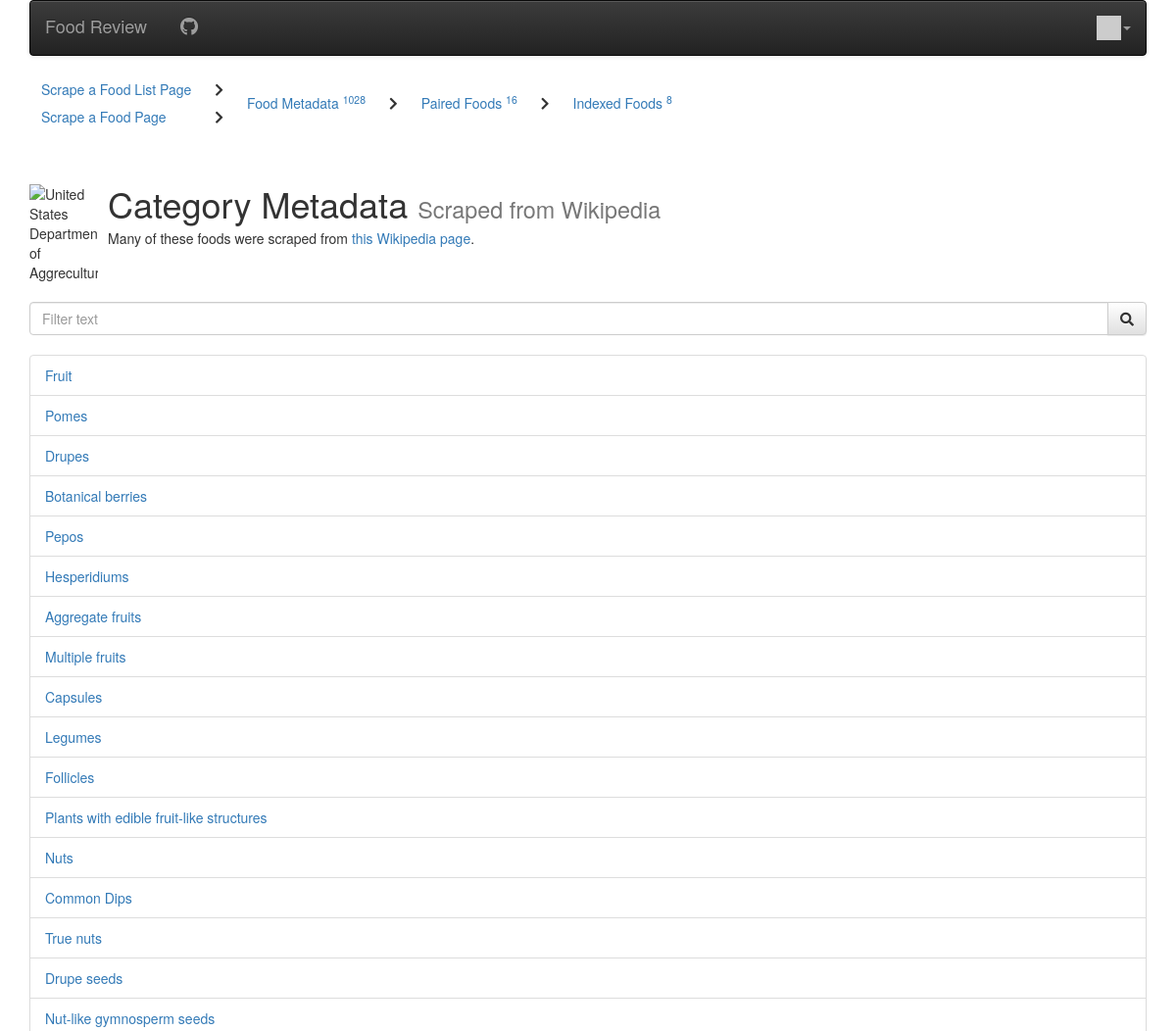
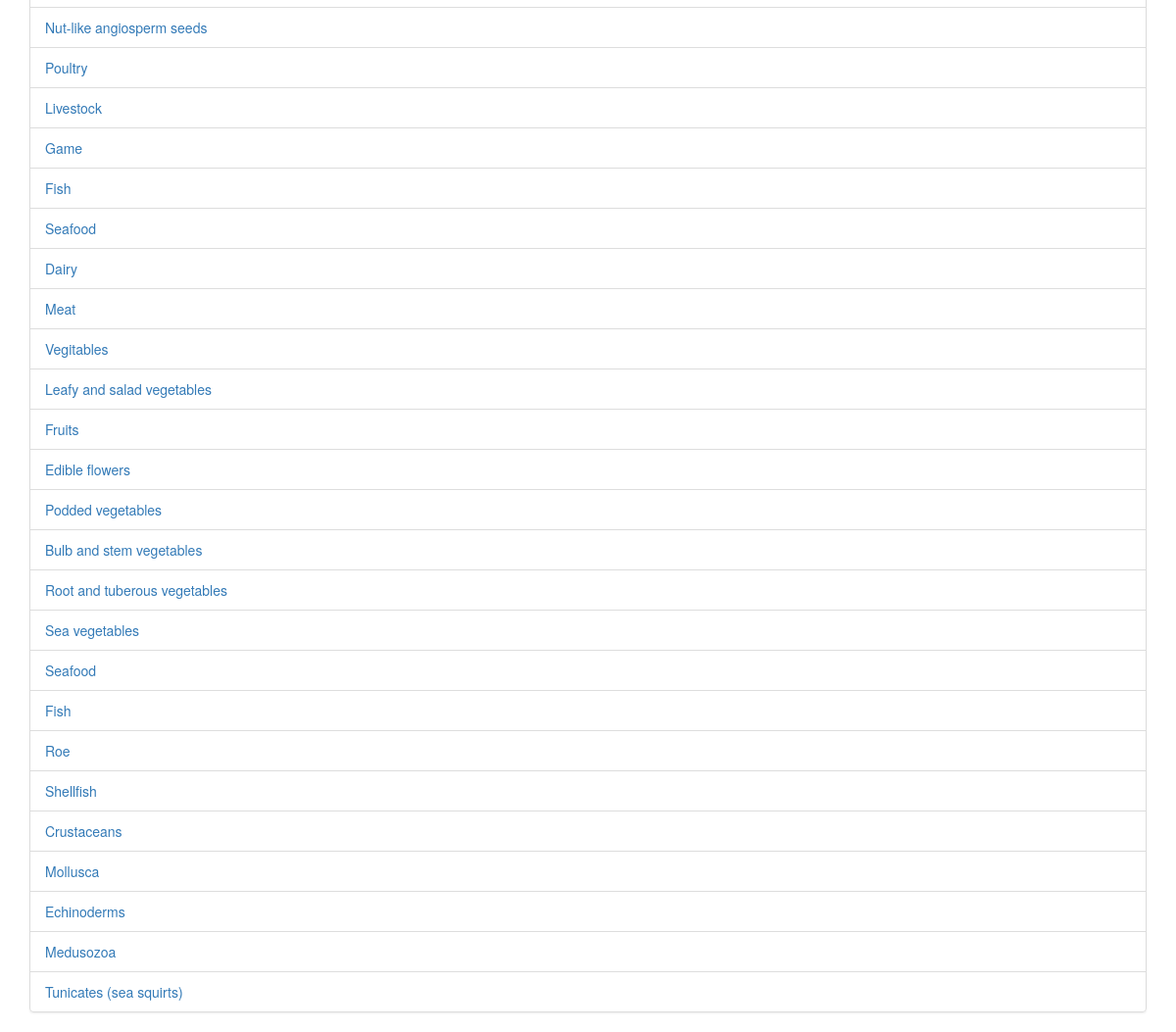
Page /wiki_categories (signed in) on the earlier database version (2 pictures, top to bottom).
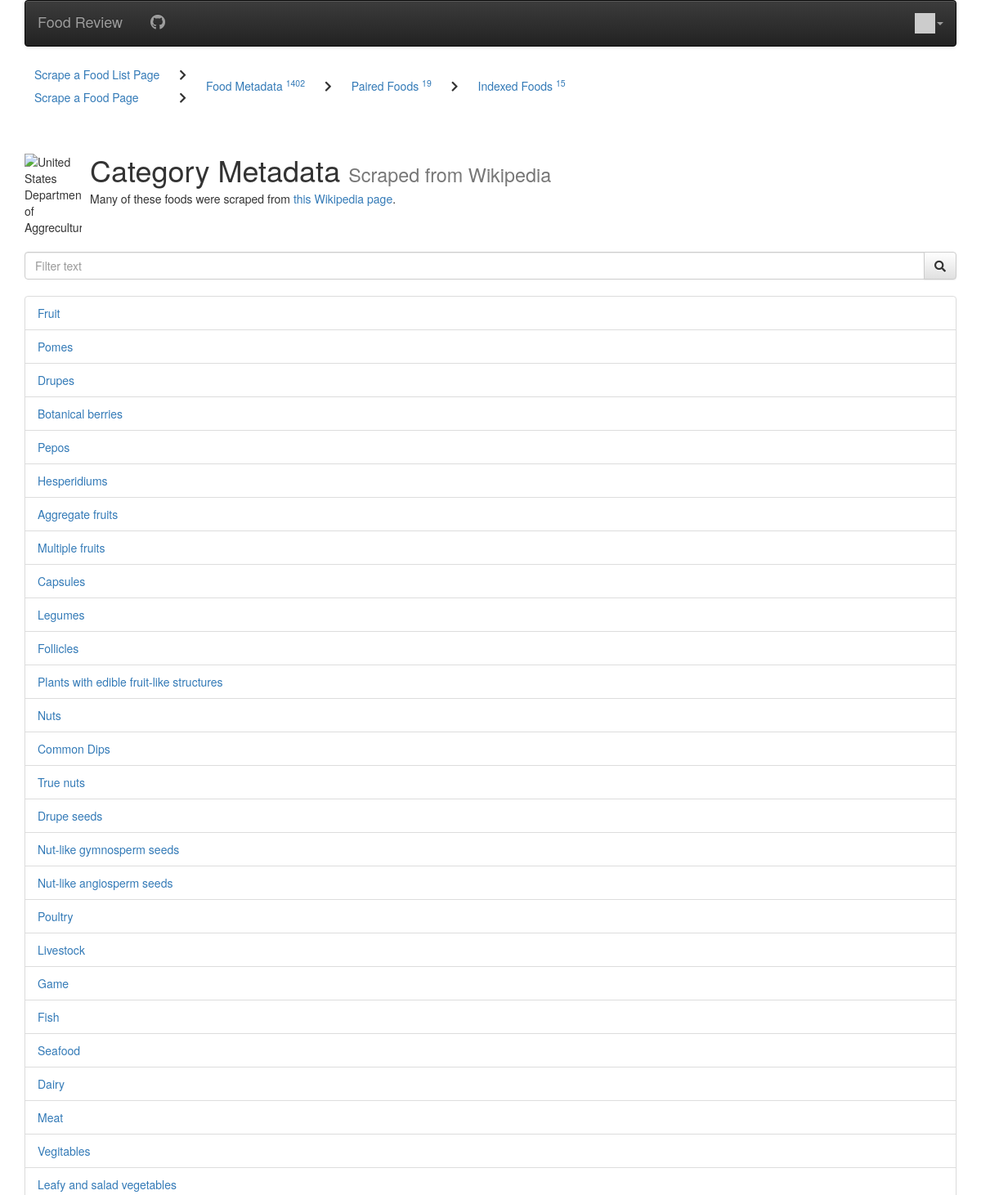
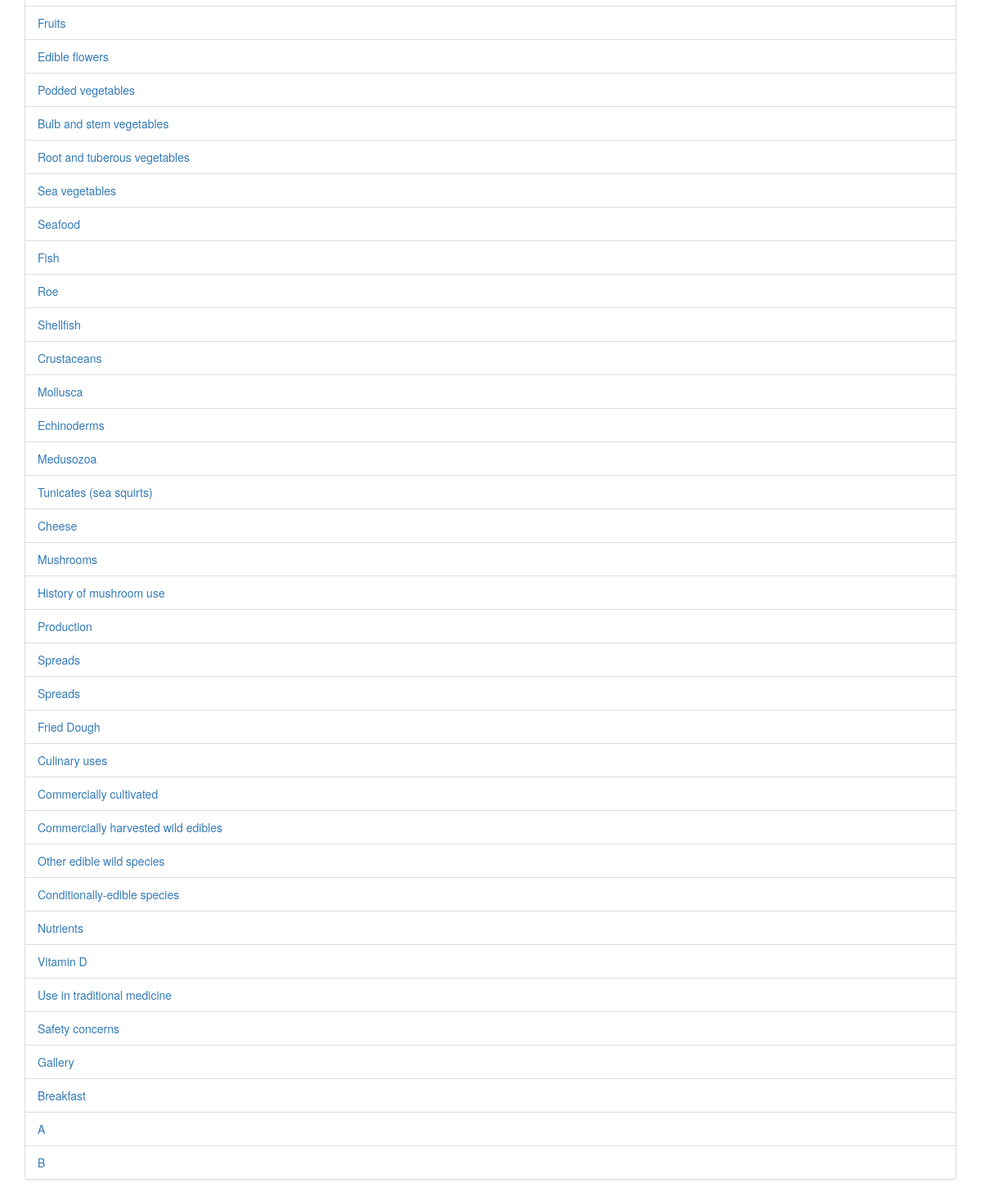
Same page on the later database version (2 pictures, top to bottom).
### review/models.py (models this page shows, shortened)
class WikiCategory(models.Model):
    name = models.CharField(
        max_length=200,
        blank=False,
        validators=[MinLengthValidator(2)]
    )
    description = models.CharField(max_length=30000)
    wiki_url = models.CharField(max_length=1000, null=True)
    parent_category = models.ForeignKey(
        'WikiCategory', on_delete=models.SET_NULL, null=True)
    foods = models.ManyToManyField(
        'WikiFood', through='WikiCategoryAssignment', blank=True)

### review/views/wiki_views.py (the view)
# urls.py: path('wiki_categories', views.CategoriesListView.as_view(), name='wiki_categories'),
class CategoriesListView(LoginRequiredMixin, ListView):
    template_name = 'review/scraped_category_list.html'
    model = WikiCategory
    def get_context_data(self, **kwargs):
        context = super().get_context_data(**kwargs)
        term = self.request.GET.get('filter') or ''
        if term:
            context['term'] = term
            context['wikicategory_list'] = py_.filter(
                context['wikicategory_list'], lambda category: term.lower() in category.name.lower())
        return context

### review/context_processors.py (called while the page is built)
def settings(request):
    return {
        'settings': django_settings,
    }

### review/templatetags/app_tags.py (called while the page is built)
@register.filter(name='gravatar')
def gravatar(user, size=35):
    email = str(user.email.strip().lower()).encode('utf-8')
    email_hash = md5(email).hexdigest()
    url = "//www.gravatar.com/avatar/{0}?s={1}&d=identicon&r=PG"
    return url.format(email_hash, size)

### review/templatetags/stats.py (called while the page is built)
@register.inclusion_tag('review/stats.html')
def get_stats():
    return {
        'food_meta_count': WikiFood.objects.count(),
        'cat_meta_count': WikiCategory.objects.count(),
        'paired': UsdaWikiPairing.objects.count(),
        'indexed': UsdaWikiPairing.objects.filter(indexed=True).count(),
    }

### review/templates/review/scraped_category_list.html (shortened to what this page needs)
{% extends "base_menu.html" %}
{% block content %}
{% load stats %}
{% get_stats %}
<div class="media">
  <div class="media-left">
    <img class="media-object" alt="United States Department of Aggreculture" src="https://upload.wikimedia.org/wikipedia/en/thumb/8/80/Wikipedia-logo-v2.svg/1200px-Wikipedia-logo-v2.svg.png">
  </div>
  <div class="media-body">
    <h1 class="media-heading">Category Metadata <small> Scraped from Wikipedia </small></h1>
    Many of these foods were scraped from <a href="https://en.wikipedia.org/wiki/Lists_of_foods" target="_blank">this Wikipedia page</a>.
  </div>
</div>
<br>
<form method="GET" id="search_form" action="{% url 'review:wiki_categories' %}?filter='{{ term }}'">
  <div class="input-group">
    <input id="filter" name="filter" placeholder="Filter text" class="form-control" type="text" value="{{ term }}">
    <span class="input-group-btn">
      <button class="btn btn-default" id="search_button"><i class="fa fa-search"></i></button>
    </span>
  </div>
</form>
<br>
{% if wikicategory_list %}
<ul class="list-group">
  {% for category in wikicategory_list %}
    <li class="list-group-item">
      <a href="{% url 'review:wiki_category' category.id %}">{{category.name}}</a>
    </li>
  {% endfor %}
</ul>
{% else %}
  <p>There are no foods in the database.</p>
{% endif %}
{% endblock content %}

Differences in the rows shown:
added WikiCategory: name "Cheese"
added WikiCategory: name "Mushrooms"
added WikiCategory: name "History of mushroom use"
added WikiCategory: name "Production"
added WikiCategory: name "Spreads"
added WikiCategory: name "Spreads"
added WikiCategory: name "Fried Dough"
added WikiCategory: name "Culinary uses"
added WikiCategory: name "Commercially cultivated"
added WikiCategory: name "Commercially harvested wild edibles"
added WikiCategory: name "Other edible wild species"
added WikiCategory: name "Conditionally-edible species"
added WikiCategory: name "Nutrients"
added WikiCategory: name "Vitamin D"
added WikiCategory: name "Use in traditional medicine"
added WikiCategory: name "Safety concerns"
added WikiCategory: name "Gallery"
added WikiCategory: name "Breakfast"
added WikiCategory: name "A"
added WikiCategory: name "B"
Other differences:
{{ food_meta_count }}: "1028" → "1402"
{{ paired }}: "16" → "19"
{{ indexed }}: "8" → "15"
